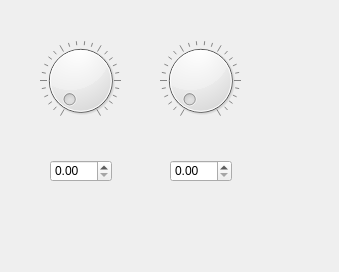
<?xml version="1.0" encoding="UTF-8"?>
<ui version="4.0">
 <class>Form</class>
 <widget class="QWidget" name="Form">
  <property name="geometry">
   <rect>
    <x>0</x>
    <y>0</y>
    <width>339</width>
    <height>272</height>
   </rect>
  </property>
  <property name="sizePolicy">
   <sizepolicy hsizetype="Fixed" vsizetype="Fixed">
    <horstretch>0</horstretch>
    <verstretch>0</verstretch>
   </sizepolicy>
  </property>
  <property name="windowTitle">
   <string>Form</string>
  </property>
  <widget class="QDial" name="dial1">
   <property name="geometry">
    <rect>
     <x>40</x>
     <y>40</y>
     <width>81</width>
     <height>81</height>
    </rect>
   </property>
   <property name="wrapping">
    <bool>false</bool>
   </property>
   <property name="notchesVisible">
    <bool>true</bool>
   </property>
  </widget>
  <widget class="QDoubleSpinBox" name="doubleSpinBox1">
   <property name="geometry">
    <rect>
     <x>170</x>
     <y>160</y>
     <width>62</width>
     <height>22</height>
    </rect>
   </property>
   <property name="sizePolicy">
    <sizepolicy hsizetype="Fixed" vsizetype="Fixed">
     <horstretch>0</horstretch>
     <verstretch>0</verstretch>
    </sizepolicy>
   </property>
  </widget>
  <widget class="QDial" name="dial2">
   <property name="geometry">
    <rect>
     <x>160</x>
     <y>40</y>
     <width>81</width>
     <height>81</height>
    </rect>
   </property>
   <property name="wrapping">
    <bool>false</bool>
   </property>
   <property name="notchesVisible">
    <bool>true</bool>
   </property>
  </widget>
  <widget class="QDoubleSpinBox" name="doubleSpinBox2">
   <property name="geometry">
    <rect>
     <x>50</x>
     <y>160</y>
     <width>62</width>
     <height>22</height>
    </rect>
   </property>
   <property name="sizePolicy">
    <sizepolicy hsizetype="Fixed" vsizetype="Fixed">
     <horstretch>0</horstretch>
     <verstretch>0</verstretch>
    </sizepolicy>
   </property>
  </widget>
 </widget>
 <tabstops>
  <tabstop>dial1</tabstop>
  <tabstop>dial2</tabstop>
  <tabstop>doubleSpinBox2</tabstop>
  <tabstop>doubleSpinBox1</tabstop>
 </tabstops>
 <resources/>
 <connections/>
</ui>
